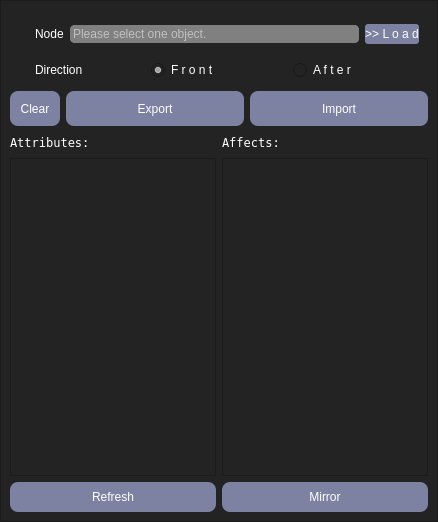
<?xml version="1.0" encoding="UTF-8"?>
<ui version="4.0">
 <class>MainWindow</class>
 <widget class="QMainWindow" name="MainWindow">
  <property name="geometry">
   <rect>
    <x>0</x>
    <y>0</y>
    <width>438</width>
    <height>522</height>
   </rect>
  </property>
  <property name="minimumSize">
   <size>
    <width>0</width>
    <height>0</height>
   </size>
  </property>
  <property name="windowTitle">
   <string>SDK Tool v0.1</string>
  </property>
  <property name="styleSheet">
   <string notr="true">background-color: rgb(45, 45, 45);
color: rgb(255, 255, 255);
</string>
  </property>
  <widget class="QWidget" name="main_widget">
   <layout class="QGridLayout" name="gridLayout">
    <property name="leftMargin">
     <number>0</number>
    </property>
    <property name="topMargin">
     <number>0</number>
    </property>
    <property name="rightMargin">
     <number>0</number>
    </property>
    <property name="bottomMargin">
     <number>0</number>
    </property>
    <item row="0" column="0">
     <widget class="QFrame" name="Content">
      <property name="frameShape">
       <enum>QFrame::NoFrame</enum>
      </property>
      <property name="frameShadow">
       <enum>QFrame::Raised</enum>
      </property>
      <layout class="QHBoxLayout" name="horizontalLayout_2">
       <property name="spacing">
        <number>0</number>
       </property>
       <property name="leftMargin">
        <number>0</number>
       </property>
       <property name="topMargin">
        <number>0</number>
       </property>
       <property name="rightMargin">
        <number>0</number>
       </property>
       <property name="bottomMargin">
        <number>0</number>
       </property>
       <item>
        <widget class="QFrame" name="frame_pages">
         <property name="styleSheet">
          <string notr="true">background-color: rgb(35, 35, 35);</string>
         </property>
         <property name="frameShape">
          <enum>QFrame::StyledPanel</enum>
         </property>
         <property name="frameShadow">
          <enum>QFrame::Raised</enum>
         </property>
         <layout class="QVBoxLayout" name="verticalLayout">
          <item>
           <layout class="QHBoxLayout" name="node_hb">
            <property name="leftMargin">
             <number>0</number>
            </property>
            <property name="topMargin">
             <number>9</number>
            </property>
            <property name="rightMargin">
             <number>9</number>
            </property>
            <item>
             <widget class="QPushButton" name="node_lb">
              <property name="minimumSize">
               <size>
                <width>0</width>
                <height>30</height>
               </size>
              </property>
              <property name="font">
               <font>
                <family>Segoe UI</family>
               </font>
              </property>
              <property name="styleSheet">
               <string notr="true">QPushButton {	
	color: rgb(255, 255, 255);
	background-position: left center;
	background-image: url(:/16x16/16x16/cil-av-timer.png);
    background-repeat: no-repeat;
	border: none;
	text-align: left;
	padding-left: 25px;
}
</string>
              </property>
              <property name="text">
               <string>Node</string>
              </property>
             </widget>
            </item>
            <item>
             <widget class="QLineEdit" name="node_le">
              <property name="font">
               <font>
                <family>Segoe UI</family>
               </font>
              </property>
              <property name="styleSheet">
               <string notr="true">QLineEdit
{
border: 1px solid gray;
border-radius: 4px;

background: gray;
selection-background-color: darkgray;
}</string>
              </property>
              <property name="readOnly">
               <bool>true</bool>
              </property>
              <property name="placeholderText">
               <string>Please select one object.</string>
              </property>
             </widget>
            </item>
            <item>
             <widget class="QPushButton" name="load_btn">
              <property name="minimumSize">
               <size>
                <width>0</width>
                <height>20</height>
               </size>
              </property>
              <property name="font">
               <font>
                <family>Segoe UI</family>
               </font>
              </property>
              <property name="styleSheet">
               <string notr="true">QPushButton {
	color: rgb(255, 255, 255);
	background-position: center;
	background-repeat: no-reperat;
	border-radius:3px;
	background-color: rgb(125, 129, 162);
}
QPushButton:hover {
	background-color: rgb(0, 170, 255);
}
QPushButton:pressed {	
	background-color: rgb(85, 170, 255);
}</string>
              </property>
              <property name="text">
               <string>&gt;&gt; L o a d</string>
              </property>
             </widget>
            </item>
           </layout>
          </item>
          <item>
           <layout class="QHBoxLayout" name="direct_hb">
            <item>
             <widget class="QPushButton" name="direct_btn">
              <property name="enabled">
               <bool>false</bool>
              </property>
              <property name="minimumSize">
               <size>
                <width>0</width>
                <height>30</height>
               </size>
              </property>
              <property name="font">
               <font>
                <family>Segoe UI</family>
               </font>
              </property>
              <property name="styleSheet">
               <string notr="true">QPushButton {	
	color: rgb(255, 255, 255);
	background-position: left center;
	background-image: url(:/16x16/16x16/cil-arrow-circle-right.png);
    background-repeat: no-repeat;
	border: none;
	text-align: left;
	padding-left: 25px;
}
</string>
              </property>
              <property name="text">
               <string>Direction</string>
              </property>
             </widget>
            </item>
            <item>
             <widget class="QRadioButton" name="frnt_rbtn">
              <property name="minimumSize">
               <size>
                <width>0</width>
                <height>30</height>
               </size>
              </property>
              <property name="font">
               <font>
                <family>Segoe UI</family>
               </font>
              </property>
              <property name="styleSheet">
               <string notr="true">color: rgb(255, 255, 255);</string>
              </property>
              <property name="text">
               <string>F r o n t</string>
              </property>
              <property name="checked">
               <bool>true</bool>
              </property>
             </widget>
            </item>
            <item>
             <widget class="QRadioButton" name="aft_rbtn">
              <property name="minimumSize">
               <size>
                <width>0</width>
                <height>30</height>
               </size>
              </property>
              <property name="font">
               <font>
                <family>Nirmala UI</family>
               </font>
              </property>
              <property name="styleSheet">
               <string notr="true">color: rgb(255, 255, 255);</string>
              </property>
              <property name="text">
               <string>A f t e r</string>
              </property>
             </widget>
            </item>
           </layout>
          </item>
          <item>
           <layout class="QHBoxLayout" name="horizontalLayout">
            <item>
             <widget class="QPushButton" name="clear_btn">
              <property name="minimumSize">
               <size>
                <width>0</width>
                <height>35</height>
               </size>
              </property>
              <property name="maximumSize">
               <size>
                <width>50</width>
                <height>16777215</height>
               </size>
              </property>
              <property name="font">
               <font>
                <family>Segoe UI</family>
               </font>
              </property>
              <property name="styleSheet">
               <string notr="true">QPushButton {
	color: rgb(255, 255, 255);
	background-position: center;
	background-repeat: no-reperat;
	border-radius:8px;
	background-color: rgb(125, 129, 162);
}
QPushButton:hover {
	background-color: rgb(0, 170, 255);
}
QPushButton:pressed {	
	background-color: rgb(80, 150, 255);
}</string>
              </property>
              <property name="text">
               <string>Clear</string>
              </property>
             </widget>
            </item>
            <item>
             <widget class="QPushButton" name="exp_btn">
              <property name="minimumSize">
               <size>
                <width>0</width>
                <height>35</height>
               </size>
              </property>
              <property name="font">
               <font>
                <family>Segoe UI</family>
               </font>
              </property>
              <property name="styleSheet">
               <string notr="true">QPushButton {
	color: rgb(255, 255, 255);
	background-position: center;
	background-repeat: no-reperat;
	border-radius:8px;
	background-color: rgb(125, 129, 162);
}
QPushButton:hover {
	background-color: rgb(0, 170, 255);
}
QPushButton:pressed {	
	background-color: rgb(80, 150, 255);
}</string>
              </property>
              <property name="text">
               <string>Export</string>
              </property>
             </widget>
            </item>
            <item>
             <widget class="QPushButton" name="import_btn">
              <property name="minimumSize">
               <size>
                <width>0</width>
                <height>35</height>
               </size>
              </property>
              <property name="font">
               <font>
                <family>Segoe UI</family>
               </font>
              </property>
              <property name="styleSheet">
               <string notr="true">QPushButton {
	color: rgb(255, 255, 255);
	background-position: center;
	background-repeat: no-reperat;
	border-radius:8px;
	background-color: rgb(125, 129, 162);
}
QPushButton:hover {
	background-color: rgb(0, 170, 255);
}
QPushButton:pressed {	
	background-color: rgb(80, 150, 255);
}</string>
              </property>
              <property name="text">
               <string>Import</string>
              </property>
             </widget>
            </item>
           </layout>
          </item>
          <item>
           <layout class="QHBoxLayout" name="attr_hb">
            <item>
             <layout class="QVBoxLayout" name="attr_vb">
              <item>
               <widget class="QLabel" name="attr_lb">
                <property name="minimumSize">
                 <size>
                  <width>0</width>
                  <height>20</height>
                 </size>
                </property>
                <property name="font">
                 <font>
                  <family>Fixedsys</family>
                 </font>
                </property>
                <property name="styleSheet">
                 <string notr="true">color: rgb(255, 255, 255);</string>
                </property>
                <property name="text">
                 <string>Attributes:</string>
                </property>
               </widget>
              </item>
              <item>
               <widget class="QListView" name="attr_listView">
                <property name="font">
                 <font>
                  <family>Segoe UI</family>
                 </font>
                </property>
               </widget>
              </item>
              <item>
               <widget class="QPushButton" name="refresh_btn">
                <property name="minimumSize">
                 <size>
                  <width>0</width>
                  <height>30</height>
                 </size>
                </property>
                <property name="font">
                 <font>
                  <family>Nirmala UI</family>
                 </font>
                </property>
                <property name="styleSheet">
                 <string notr="true">QPushButton {
	color: rgb(255, 255, 255);
	background-position: center;
	background-repeat: no-reperat;
	border-radius:8px;
	background-color: rgb(125, 129, 162);
}
QPushButton:hover {
	background-color: rgb(0, 170, 255);
}
QPushButton:pressed {	
	background-color: rgb(80, 150, 255);
}</string>
                </property>
                <property name="text">
                 <string>Refresh</string>
                </property>
               </widget>
              </item>
             </layout>
            </item>
            <item>
             <layout class="QVBoxLayout" name="affects_vb">
              <item>
               <widget class="QLabel" name="aff_lb">
                <property name="minimumSize">
                 <size>
                  <width>0</width>
                  <height>20</height>
                 </size>
                </property>
                <property name="font">
                 <font>
                  <family>Fixedsys</family>
                 </font>
                </property>
                <property name="styleSheet">
                 <string notr="true">color: rgb(255, 255, 255);</string>
                </property>
                <property name="text">
                 <string>Affects:</string>
                </property>
               </widget>
              </item>
              <item>
               <widget class="QListView" name="aff_listView">
                <property name="font">
                 <font>
                  <family>Segoe UI</family>
                 </font>
                </property>
               </widget>
              </item>
              <item>
               <widget class="QPushButton" name="mirror_btn">
                <property name="minimumSize">
                 <size>
                  <width>0</width>
                  <height>30</height>
                 </size>
                </property>
                <property name="font">
                 <font>
                  <family>Segoe UI</family>
                 </font>
                </property>
                <property name="styleSheet">
                 <string notr="true">QPushButton {
	color: rgb(255, 255, 255);
	background-position: center;
	background-repeat: no-reperat;
	border-radius:8px;
	background-color: rgb(125, 129, 162);
}
QPushButton:hover {
	background-color: rgb(0, 170, 255);
}
QPushButton:pressed {	
	background-color: rgb(80, 150, 255);
}</string>
                </property>
                <property name="text">
                 <string>Mirror</string>
                </property>
               </widget>
              </item>
             </layout>
            </item>
           </layout>
          </item>
         </layout>
        </widget>
       </item>
      </layout>
     </widget>
    </item>
   </layout>
  </widget>
 </widget>
 <resources>
  <include location="icon.qrc"/>
 </resources>
 <connections/>
</ui>
